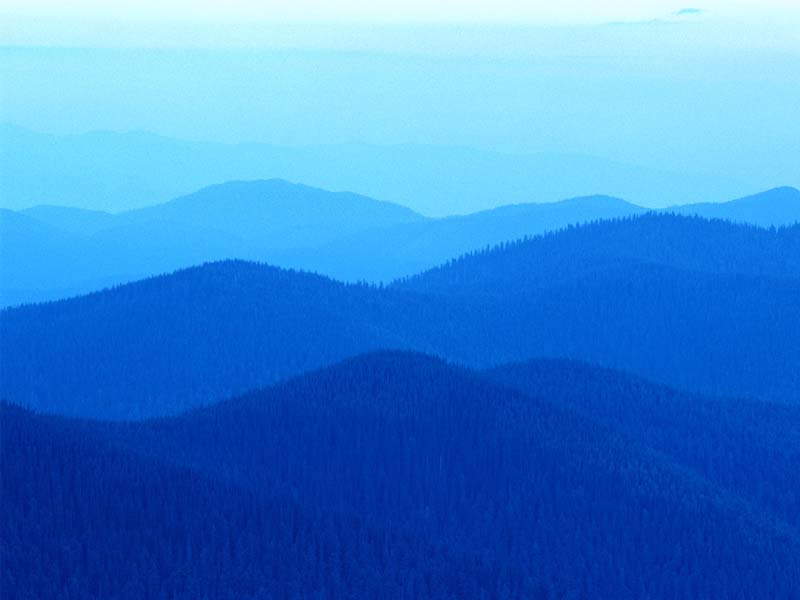
#> input picture Images/BlueHills.bmp, 800 x 600 px, found by its file name
$ python lab5.py
#> lines starting #> are read from the running program, lines starting #| are printed output that depends on the picture; after the words box and inside, x2 and y2 are one past the last pixel; in counts of white or black regions, pixels touching at a corner belong together
import cv2
import numpy as np

def replace_background(input_image_path, background_image_path, output_image_path, target_color, tolerance):
    # Загрузите изображения
#> called with input_image_path = 'Images\\BlueHills.bmp', background_image_path = 'Images\\Dune.bmp', output_image_path = 'Outputs\\output_image.bmp', tolerance = 150
    input_image = cv2.imread(input_image_path)
#> input_image is the input picture: shape (600, 800, 3); mean B, G, R 209.8, 133, 60
    background_image = cv2.imread(background_image_path)
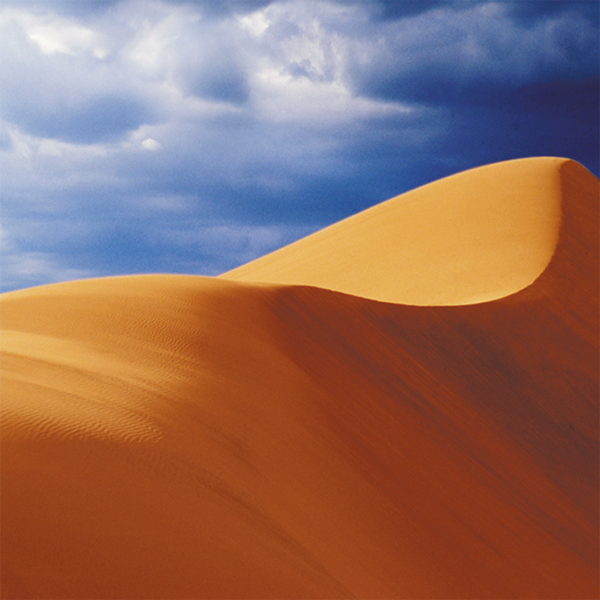
#> input picture Images/Dune.bmp, 600 x 600 px, found by its file name
#> background_image is the input picture: shape (600, 600, 3); mean B, G, R 95.6, 107.5, 147.4

    # Определите цвет для удаления (здесь используется BGR)
    target_color = np.array(target_color)

    # Создайте маску
    mask = np.all(np.abs(input_image - target_color) < tolerance, axis=-1)
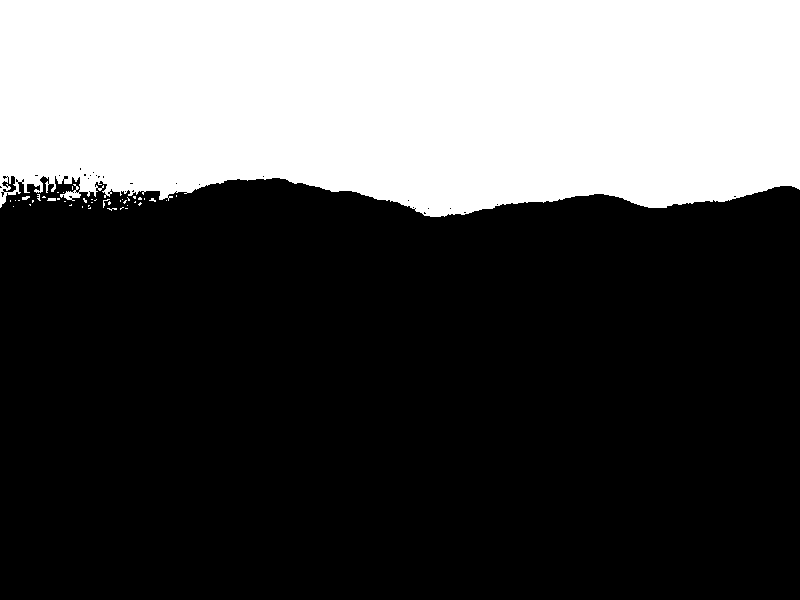
#> mask: shape (600, 800) bool; 32.6% white; 42 white regions (39 under 20 px), largest, box (x1, y1, x2, y2) and area: (0, 0, 800, 217) 156398, (47, 198, 56, 201) 25, (22, 196, 30, 200) 23

    # Измените размер фона, чтобы он соответствовал размеру входного изображения
    background_image_resized = cv2.resize(background_image, (input_image.shape[1], input_image.shape[0]))
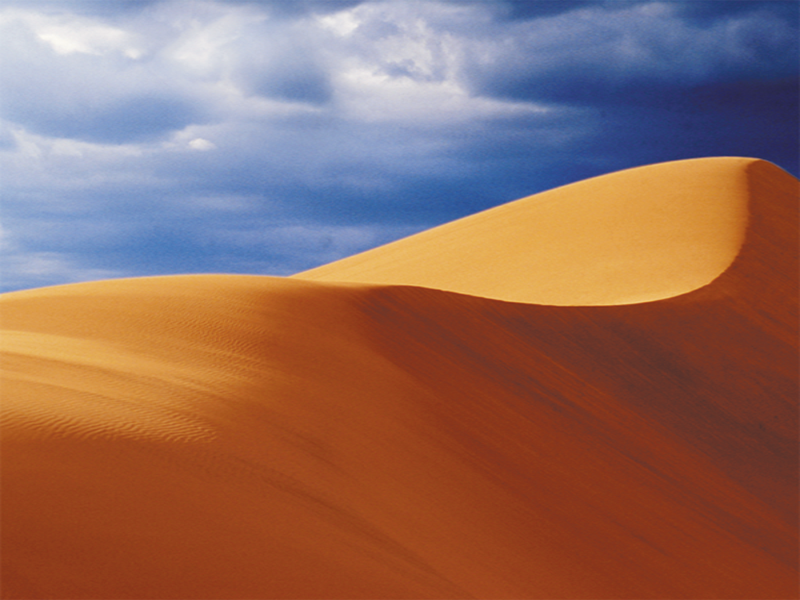
#> background_image_resized: shape (600, 800, 3); mean B, G, R 95.6, 107.6, 147.5

    # Замените фон
    output_image = np.where(mask[:, :, None], background_image_resized, input_image)
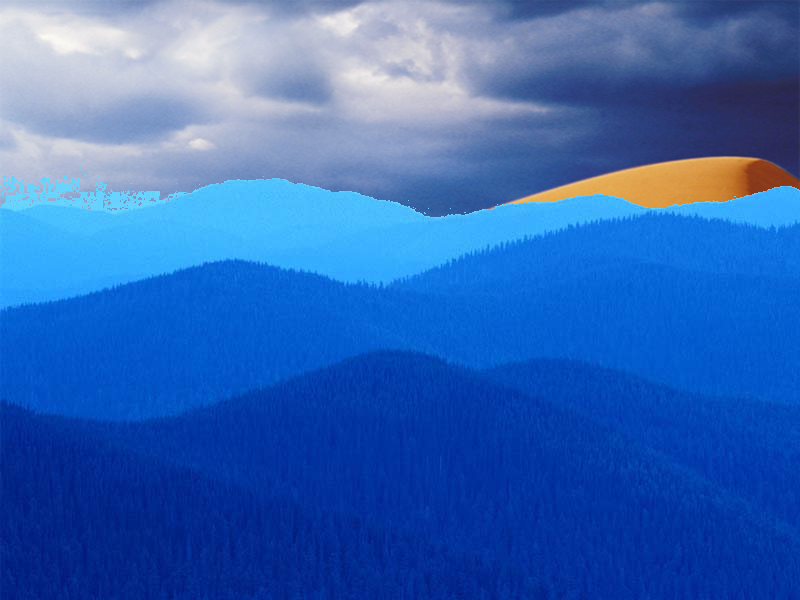
#> output_image: shape (600, 800, 3); mean B, G, R 184.2, 104.5, 52

    # Сохраните результат
    cv2.imwrite(output_image_path, output_image)

# Пример использования
replace_background('Images\BlueHills.bmp', 'Images\Dune.bmp', 'Outputs\output_image.bmp', [255, 255, 255], 150)
